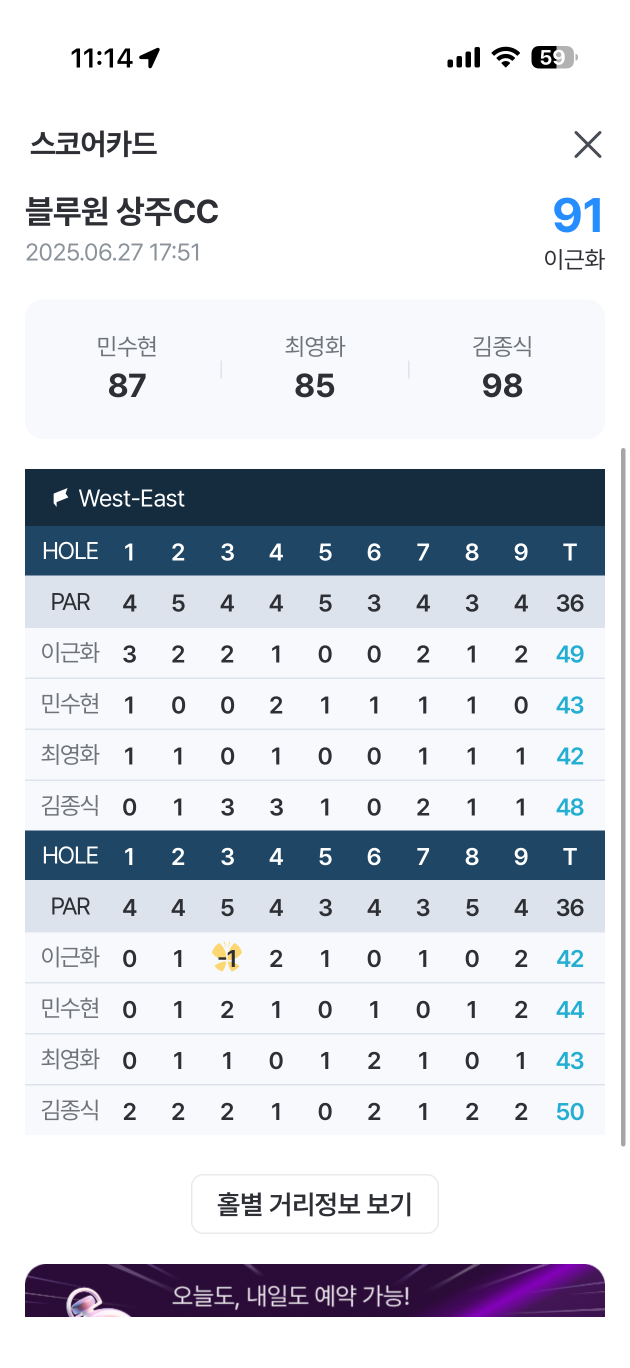
#> input picture data/raw_img/case3_03.png, 1260 x 2736 px (shown at 1/2 size); its folder holds 4 pictures in this run
$ python table_recog_tst_12.py
#> lines starting #> are read from the running program, lines starting #| are printed output that depends on the picture; after the words box and inside, x2 and y2 are one past the last pixel; in counts of white or black regions, pixels touching at a corner belong together
#!/usr/bin/env python3
"""
간결한 특징점 매칭 기반 테이블 크롭

data/raw_img의 이미지에서 case3_02.png 템플릿을 2개 찾아
위쪽과 아래쪽 사이의 거리를 계산하여 영역을 크롭합니다.
"""

import os
import cv2
import numpy as np
from typing import List, Tuple

def find_two_matches(image_path: str, template_path: str, min_matches: int = 1) -> List[Tuple[int, int]]:
    """특징점 매칭으로 2개의 위치 찾기"""
    # 이미지 로드
    image = cv2.imread(image_path)
    template = cv2.imread(template_path)

    if image is None or template is None:
        return []

    # SIFT 특징점 검출
    sift = cv2.SIFT_create()
    kp1, des1 = sift.detectAndCompute(image, None)
    kp2, des2 = sift.detectAndCompute(template, None)

    if des1 is None or des2 is None:
        return []

    # 특징점 매칭
    bf = cv2.BFMatcher()
    matches = bf.knnMatch(des2, des1, k=2)

    # 좋은 매칭점 필터링 (임계값을 0.75로 완화)
    good_matches = [m for m, n in matches if m.distance < 0.75 * n.distance]

    # 호모그래피 계산을 위해 최소 4개의 매칭점 필요
    if len(good_matches) < max(4, min_matches):
        return []

    # 템플릿과 이미지의 매칭된 좌표 추출
    src_pts = np.float32([kp2[m.queryIdx].pt for m in good_matches]).reshape(-1, 1, 2)
    dst_pts = np.float32([kp1[m.trainIdx].pt for m in good_matches]).reshape(-1, 1, 2)

    # 호모그래피 행렬 계산
    M, mask_homo = cv2.findHomography(src_pts, dst_pts, cv2.RANSAC, 5.0)

    if M is None:
        return []

    # 템플릿의 4개 모서리 좌표 정의
    h, w = template.shape[:2]
    pts = np.float32([[0, 0], [0, h - 1], [w - 1, h - 1], [w - 1, 0]]).reshape(-1, 1, 2)

    # 템플릿 모서리를 이미지 좌표로 변환
    dst_corners1 = cv2.perspectiveTransform(pts, M)

    # 변환된 4개 모서리로 경계 사각형 계산
    x1, y1, w1, h1 = cv2.boundingRect(dst_corners1)
    top_left1 = (x1, y1)

    # 첫 번째 매칭 영역 마스킹 (실제 변환된 모서리 사용)
    mask = np.zeros(image.shape[:2], dtype=np.uint8)
    cv2.fillPoly(mask, [np.int32(dst_corners1)], 255)

    # 마스킹 영역을 크게 확대 (템플릿 크기의 1.5배)
    kernel_size = max(h, w) // 2
    kernel = np.ones((kernel_size, kernel_size), np.uint8)
    mask = cv2.dilate(mask, kernel, iterations=2)

    masked_image = image.copy()
    masked_image[mask > 0] = 0

    # 두 번째 매칭 찾기
    kp1_masked, des1_masked = sift.detectAndCompute(masked_image, None)

    if des1_masked is None or len(kp1_masked) < min_matches:
        return []

    matches2 = bf.knnMatch(des2, des1_masked, k=2)
    good_matches2 = [m for m, n in matches2 if m.distance < 0.75 * n.distance]

    # 호모그래피 계산을 위해 최소 4개의 매칭점 필요
    if len(good_matches2) < max(4, min_matches):
        return []

    # 두 번째 매칭의 호모그래피 계산
    src_pts2 = np.float32([kp2[m.queryIdx].pt for m in good_matches2]).reshape(-1, 1, 2)
    dst_pts2 = np.float32([kp1_masked[m.trainIdx].pt for m in good_matches2]).reshape(-1, 1, 2)

    M2, mask_homo2 = cv2.findHomography(src_pts2, dst_pts2, cv2.RANSAC, 5.0)

    if M2 is None:
        return []

    # 두 번째 템플릿 모서리를 이미지 좌표로 변환
    dst_corners2 = cv2.perspectiveTransform(pts, M2)

    # 두 번째 경계 사각형 계산
    x2, y2, w2, h2 = cv2.boundingRect(dst_corners2)
    top_left2 = (x2, y2)

    return [top_left1, top_left2]

def calculate_crop_area(matches: List[Tuple[int, int]], template_path: str) -> Tuple[int, int, int, int]:
    """크롭 영역 계산: (x, y, width, height)"""
    if len(matches) < 2:
        return (0, 0, 0, 0)

    # 템플릿 크기
    template = cv2.imread(template_path)
    template_height, template_width = template.shape[:2]

    # y 좌표 기준으로 정렬
    sorted_matches = sorted(matches, key=lambda x: x[1])
    top_match = sorted_matches[0]
    bottom_match = sorted_matches[-1]

    # x좌표와 y좌표 보정
    x_diff = abs(top_match[0] - bottom_match[0])

    # x좌표 보정 (두 HOLE 헤더는 같은 테이블이므로 x좌표가 비슷해야 함)
    if x_diff > template_width * 0.2:  # 템플릿 너비의 20% 이상 차이
        print(f"  [!] x좌표 차이 감지 ({x_diff}px), 보정 중...")

        # 음수가 아닌 더 합리적인 x좌표 선택
        x_values = [top_match[0], bottom_match[0]]
        # 0 이상이고 너무 크지 않은 값 필터링
        valid_x = [x for x in x_values if 0 <= x < template_width * 2]

        if valid_x:
            # 유효한 값 중 더 작은 값(왼쪽) 사용
            crop_x = min(valid_x)
        else:
            # 모두 유효하지 않으면 평균 사용
            crop_x = sum(x_values) // 2
    else:
        # x좌표가 비슷하면 위쪽 매칭의 x좌표 사용
        crop_x = top_match[0]

    # y좌표 보정: sorted_matches를 다시 정렬 (이번에는 유효한 값만)
    # 음수가 아니고 너무 크지 않은 y좌표만 선택
    valid_matches = []
    for match in matches:
        x, y = match
        if y >= 0:  # 음수가 아닌 y좌표만
            valid_matches.append(match)

    if len(valid_matches) < 2:
        print(f"  [!] 유효한 매칭이 부족함 ({len(valid_matches)}개)")
        return (0, 0, 0, 0)

    # 유효한 매칭들을 y좌표로 재정렬
    valid_sorted = sorted(valid_matches, key=lambda x: x[1])
    top_valid = valid_sorted[0]  # 가장 위쪽
    bottom_valid = valid_sorted[-1]  # 가장 아래쪽

    # 재정렬된 매칭으로 y좌표 설정
    crop_y = top_valid[1]
    bottom_y = bottom_valid[1]

    height = bottom_y - crop_y
    width = template_width

    # 크롭 영역
    crop_width = width
    crop_height = height

    print(f"  위쪽 매칭: {top_match}, 아래쪽 매칭: {bottom_match}")
    print(f"  높이: {height}, 너비: {width}")
    print(f"  크롭 영역: ({crop_x}, {crop_y}, {crop_width}, {crop_height})")

    return (crop_x, crop_y, crop_width, crop_height)

def crop_and_save(image_path: str, crop_area: Tuple[int, int, int, int],
                  filename: str, output_dir: str) -> None:
    """이미지 크롭 및 저장"""
    image = cv2.imread(image_path)
    if image is None:
        return

    x, y, w, h = crop_area

    # 이미지 범위 확인
    img_h, img_w = image.shape[:2]
    x = max(0, min(x, img_w))
    y = max(0, min(y, img_h))
    w = max(0, min(w, img_w - x))
    h = max(0, min(h, img_h - y))

    if w <= 0 or h <= 0:
        print(f"  [!] 유효하지 않은 크롭 영역")
        return

    # 크롭 및 저장
    cropped = image[y:y+h, x:x+w]
    base_name = os.path.splitext(filename)[0]
    output_path = os.path.join(output_dir, f"{base_name}_crop.png")

    cv2.imwrite(output_path, cropped)
    print(f"  [OK] 저장: {output_path} (크기: {cropped.shape})")

def main():
    """메인 실행"""
    # 경로 설정
    input_dir = 'data/raw_img'
    output_dir = 'test'
    template_path = 'data/template_img/case3_02.png'

    # 출력 디렉토리 생성
    os.makedirs(output_dir, exist_ok=True)

    # 이미지 파일 목록 (case3만 필터링)
    image_files = [f for f in os.listdir(input_dir)
                   if f.lower().endswith(('.png', '.jpg', '.jpeg')) and f.startswith('case3')]

    print(f"처리할 이미지: {len(image_files)}개")
    print(f"템플릿: {template_path}\n")

    success = 0
    fail = 0

    # 각 이미지 처리
    for filename in image_files:
        print(f"처리 중: {filename}")
        image_path = os.path.join(input_dir, filename)

        # 2개의 매칭 찾기
        matches = find_two_matches(image_path, template_path)
#> in find_two_matches, image is the input picture: shape (2736, 1260, 3); mean B, G, R 224, 217.4, 214.2
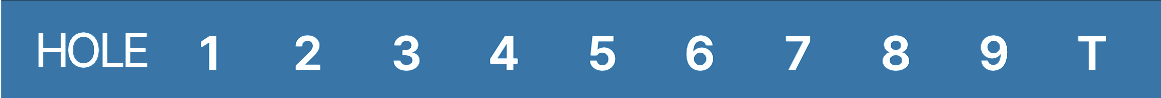
#> input picture past_code/template_img/case3_02.png, 1161 x 98 px, found by its file name
#> in find_two_matches, template is the input picture: shape (98, 1161, 3); mean B, G, R 171.1, 124.7, 67
#> in find_two_matches, `kp1, des1 = sift.detectAndCompute(image, None)`: kp1 = 3850 keypoints; strongest (x, y, size): (1011, 128, 7.6), (156, 131, 5.6), (181, 131, 5.6), (222, 131, 5.5)
#> in find_two_matches, `kp2, des2 = sift.detectAndCompute(template, None)`: kp2 = 136 keypoints; strongest (x, y, size): (896, 60, 6.3), (700, 59, 6.8), (503, 55, 4.9), (144, 65, 3.3)
#> in find_two_matches, `matches = bf.knnMatch(des2, des1, k=2)`: matches = 136 matches
#> in find_two_matches, `good_matches = [m for m, n in matches if m.distance < 0.75 * n.distance]`: good_matches = 12 matches
#> in find_two_matches, `src_pts = np.float32([kp2[m.queryIdx].pt for m in good_matches]).resha..`: src_pts = [[65.16, 49.74], [65.16, 49.74], [65.16, 49.74], [65.16, 49.74], [74.06, 53.14], [100.5, 46.72], [507.7, 41.17], [510.3, 61.92], [510.3, 61.92], [593.8, 57.81], [593.8, 57.81], [1091.9, 40.39]]
#> in find_two_matches, `dst_pts = np.float32([kp1[m.trainIdx].pt for m in good_matches]).resha..`: dst_pts = [[113.7, 1100.8], [113.7, 1100.8], [113.7, 1709.8], [113.7, 1100.8], [160.1, 2583], [149.5, 1097.7], [556.4, 1091.7], [558.7, 1721.8], [558.7, 1721.8], [1084.2, 118.9], [1084.2, 118.9], [1139.9, 1700.3]]
#> in find_two_matches, `M, mask_homo = cv2.findHomography(src_pts, dst_pts, cv2.RANSAC, 5.0)`: M = [[-0.167, -3.04, 160.3], [0.967, -62.48, 3025.6], [0.000148, -0.0207, 1]]; mask_homo = [1, 1, 0, 1, 1, 0, 0, 1, 1, 1, 1, 0]
#> in find_two_matches, `dst_corners1 = cv2.perspectiveTransform(pts, M)`: dst_corners1 = [[160.3, 3025.6], [134.5, 3026], [395.8, 2300.9], [-28.92, 3540.4]]
#> in find_two_matches, `x1, y1, w1, h1 = cv2.boundingRect(dst_corners1)`: x1 = -29; y1 = 2300; w1 = 425; h1 = 1241
#> in find_two_matches, `top_left1 = (x1, y1)`: top_left1 = (-29, 2300)
#> in find_two_matches, `cv2.fillPoly(mask, [np.int32(dst_corners1)], 255)`:
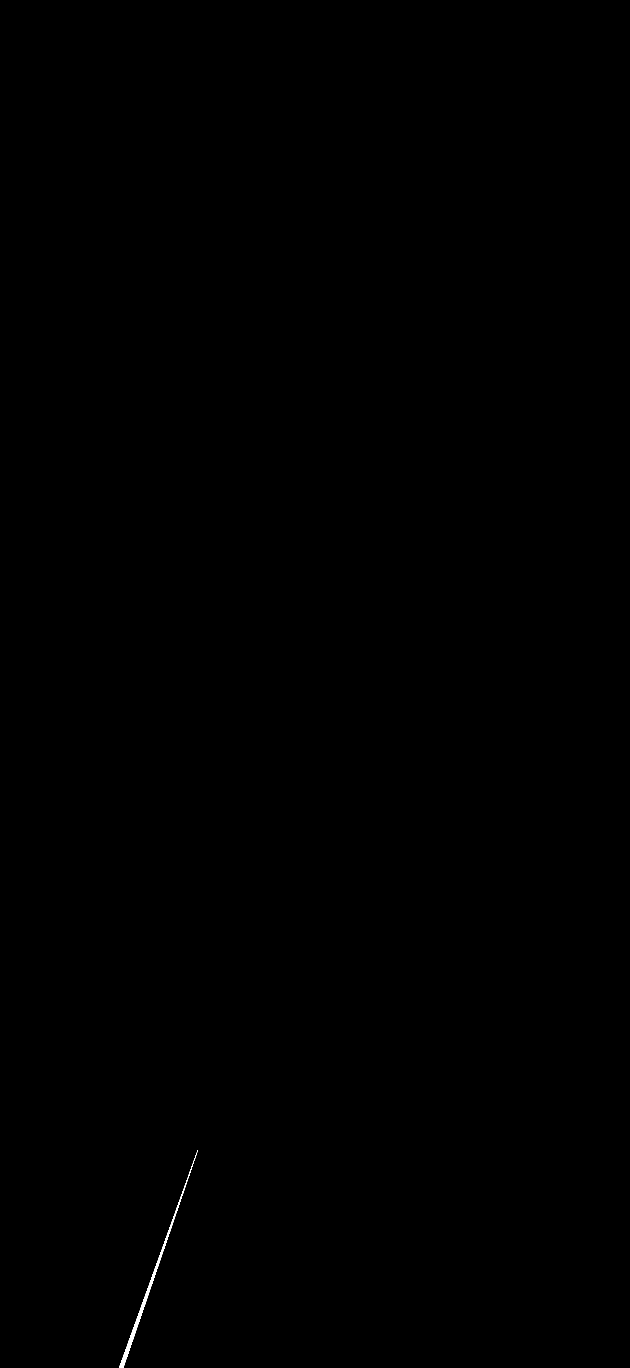
#> mask: shape (2736, 1260) (shown at 1/2 size); 0.06% white; 1 white region, box (x1, y1, x2, y2) and area: (238, 2300, 396, 2736) 2180
#> in find_two_matches, `mask = cv2.dilate(mask, kernel, iterations=2)`:
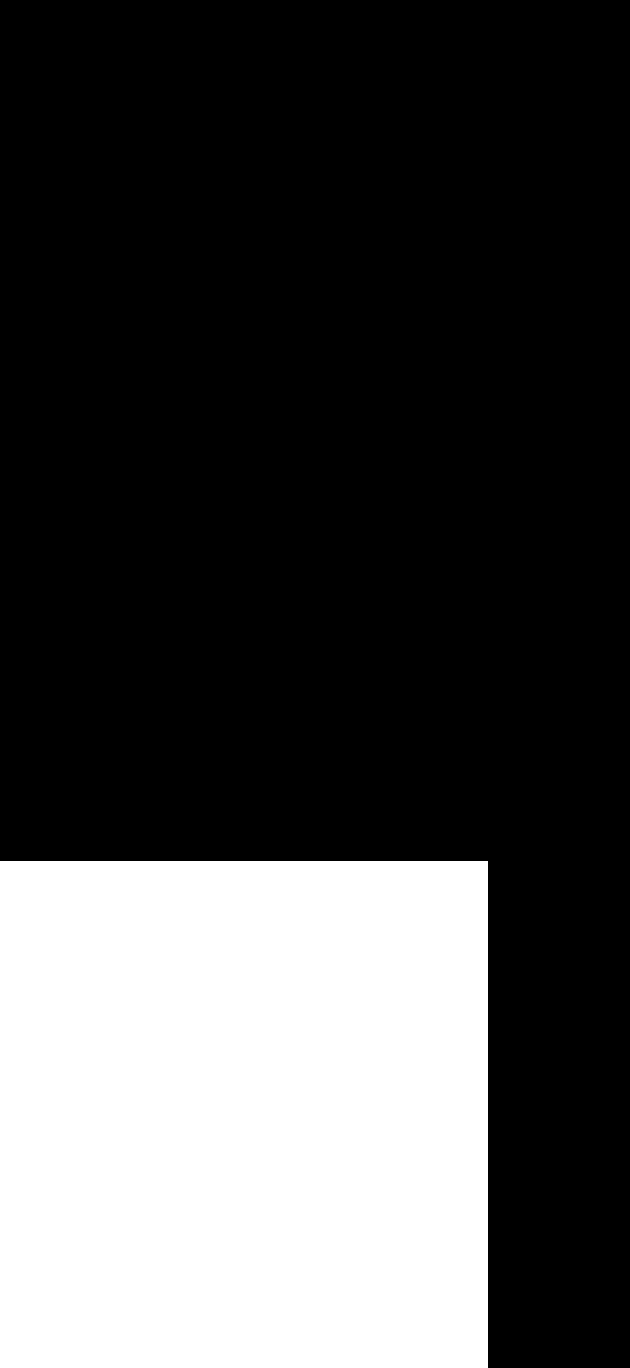
#> mask: shape (2736, 1260) (shown at 1/2 size); 28.7% white; 1 white region, box (x1, y1, x2, y2) and area: (0, 1722, 976, 2736) 989664
#> in find_two_matches, `masked_image[mask > 0] = 0`:
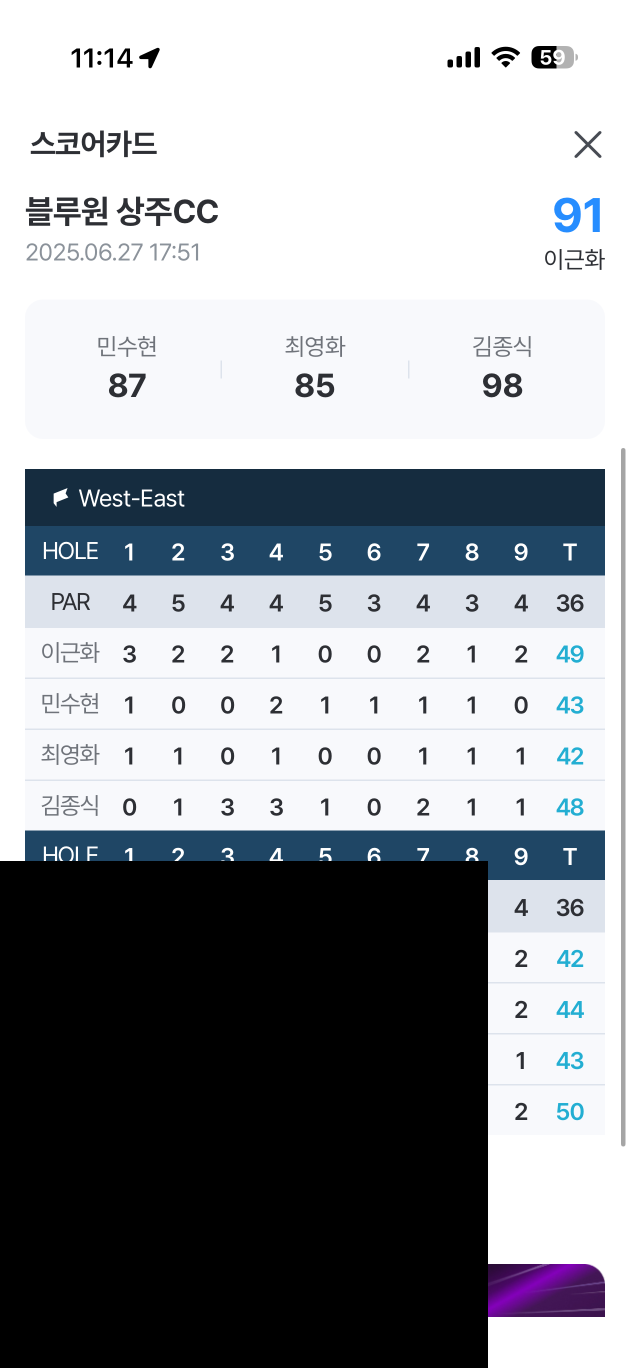
#> masked_image: shape (2736, 1260, 3) (shown at 1/2 size); mean B, G, R 159.9, 155.4, 152
#> in find_two_matches, `kp1_masked, des1_masked = sift.detectAndCompute(masked_image, None)`: kp1_masked = 2554 keypoints; strongest (x, y, size): (1011, 128, 7.6), (156, 131, 5.6), (181, 131, 5.6), (222, 131, 5.5)
#> in find_two_matches, `matches2 = bf.knnMatch(des2, des1_masked, k=2)`: matches2 = 136 matches
#> in find_two_matches, `good_matches2 = [m for m, n in matches2 if m.distance < 0.75 * n.dista..`: good_matches2 = 58 matches
#> in find_two_matches, `src_pts2 = np.float32([kp2[m.queryIdx].pt for m in good_matches2]).res..`: src_pts2 = 58 rows, first 8: [41.45, 49.67], [61.58, 49.66], [65.16, 49.74], [65.16, 49.74], [65.16, 49.74], [100.5, 46.72], [105.3, 63.84], [105.3, 63.84]
#> in find_two_matches, `dst_pts2 = np.float32([kp1_masked[m.trainIdx].pt for m in good_matches..`: dst_pts2 = 58 rows, first 8: [90.43, 1100.7], [110.7, 1100.7], [113.7, 1100.8], [113.7, 1100.8], [113.7, 1100.8], [149.5, 1097.7], [154.2, 1115], [154.2, 1115]
#> in find_two_matches, `M2, mask_homo2 = cv2.findHomography(src_pts2, dst_pts2, cv2.RANSAC, 5.0)`: M2 = [[1, -0.0104, 49.31], [0.0014, 1.01, 1050.6], [1.45e-06, 5.03e-07, 1]]; mask_homo2 = 58 values, max 1 at index 0, min 0 at index 41, mean 0.914
#> in find_two_matches, `dst_corners2 = cv2.perspectiveTransform(pts, M2)`: dst_corners2 = [[49.31, 1050.6], [48.3, 1148.4], [1206.8, 1148.1], [1207.9, 1050.5]]
#> in find_two_matches, `x2, y2, w2, h2 = cv2.boundingRect(dst_corners2)`: x2 = 48; y2 = 1050; w2 = 1160; h2 = 99
#> in find_two_matches, `top_left2 = (x2, y2)`: top_left2 = (48, 1050)
#> matches = [(-29, 2300), (48, 1050)]

        if len(matches) >= 2:
            # 크롭 영역 계산
            crop_area = calculate_crop_area(matches, template_path)
#> in calculate_crop_area, `sorted_matches = sorted(matches, key=lambda x: x[1])`: sorted_matches = [(48, 1050), (-29, 2300)]
#> in calculate_crop_area, `top_match = sorted_matches[0]`: top_match = (48, 1050)
#> in calculate_crop_area, `bottom_match = sorted_matches[-1]`: bottom_match = (-29, 2300)
#> in calculate_crop_area, `x_diff = abs(top_match[0] - bottom_match[0])`: x_diff = 77
#> in calculate_crop_area, `crop_x = top_match[0]`: crop_x = 48
#> the loop in calculate_crop_area, `for match in matches:` made 2 passes
#> after the loop in calculate_crop_area, `for match in matches:`: valid_matches = [(-29, 2300), (48, 1050)]
#> in calculate_crop_area, `valid_sorted = sorted(valid_matches, key=lambda x: x[1])`: valid_sorted = [(48, 1050), (-29, 2300)]
#> in calculate_crop_area, `top_valid = valid_sorted[0]`: top_valid = (48, 1050)
#> in calculate_crop_area, `bottom_valid = valid_sorted[-1]`: bottom_valid = (-29, 2300)
#> in calculate_crop_area, `crop_y = top_valid[1]`: crop_y = 1050
#> in calculate_crop_area, `bottom_y = bottom_valid[1]`: bottom_y = 2300
#> in calculate_crop_area, `height = bottom_y - crop_y`: height = 1250
#|   위쪽 매칭: (48, 1050), 아래쪽 매칭: (-29, 2300)
#|   높이: 1250, 너비: 1161
#|   크롭 영역: (48, 1050, 1161, 1250)
#> crop_area = (48, 1050, 1161, 1250)

            if crop_area[2] > 0 and crop_area[3] > 0:
                # 크롭 및 저장
                crop_and_save(image_path, crop_area, filename, output_dir)
#> in crop_and_save, `x, y, w, h = crop_area`: x = 48; y = 1050; w = 1161; h = 1250
#> in crop_and_save, `cropped = image[y:y+h, x:x+w]`:
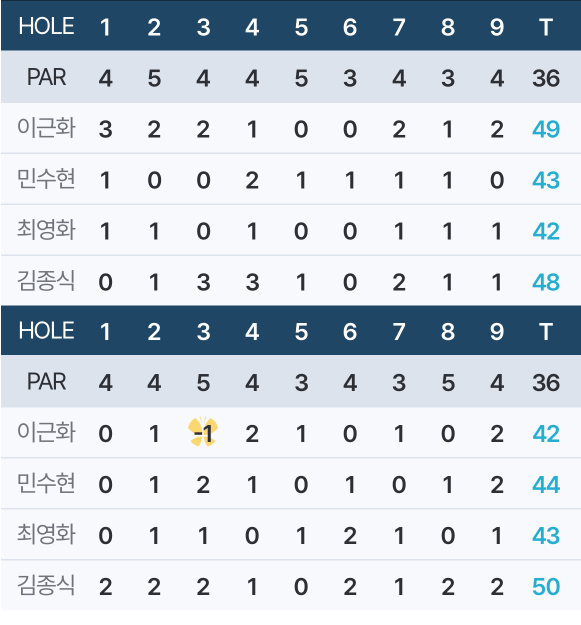
#> cropped: shape (1250, 1161, 3) (shown at 1/2 size); mean B, G, R 219.8, 211.5, 203.2
#|   [OK] 저장: test/case3_03_crop.png (크기: (1250, 1161, 3))
                success += 1
            else:
                print(f"  [X] 유효하지 않은 크롭 영역")
                fail += 1
        else:
            print(f"  [X] 2개의 매칭을 찾을 수 없음 (발견: {len(matches)}개)")
            fail += 1

        print()

    # 결과 요약
    print("=" * 50)
    print(f"완료! 성공: {success}개, 실패: {fail}개")
    print(f"성공률: {(success / len(image_files) * 100):.1f}%")

if __name__ == "__main__":
    main()
